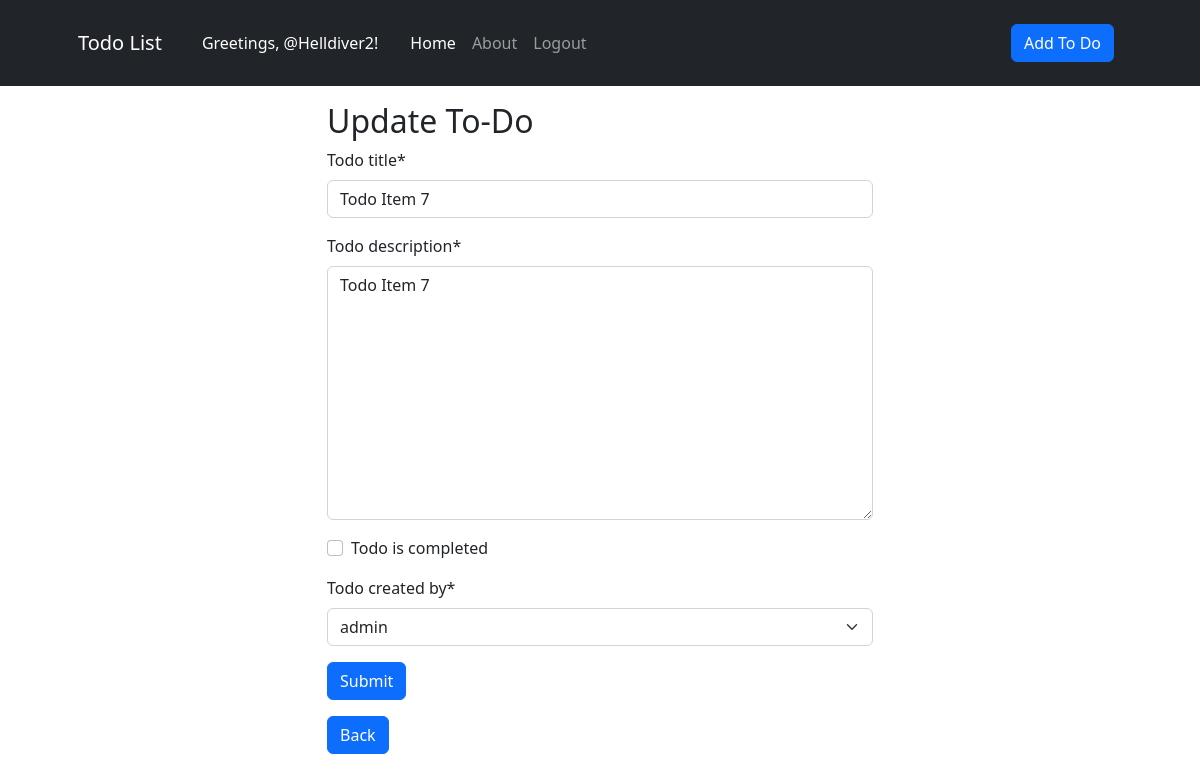
Page /update/8 (signed in) on the committed database.
### core/models.py (models this page shows, shortened)
class toDoList(models.Model):
    todo_title = models.CharField(max_length=100)
    todo_description = models.CharField(max_length=250, blank= True, null= True)
    todo_created_on = models.DateField(default= datetime.datetime.today)
    todo_modified_on = models.DateField(auto_now= True)
    todo_is_completed = models.BooleanField(default= False)
    todo_created_by = models.ForeignKey(User, on_delete=models.CASCADE)

### core/views.py (the view)
# urls.py: path('update/<int:pk>', views.update_todo, name= 'update'),
def update_todo(request, pk):
    if request.user.is_authenticated:
        current_record = get_object_or_404(toDoList, pk = pk)
        form = EditToDo(request.POST or None, instance = current_record)
        if form.is_valid():
            form.save()
            messages.success(request, "You have updated the To-Do item succesfully! 👌")
            return redirect('home')
        else:
            return render(request, 'core/update_todo.html', {'form' : form, 'todos': current_record})
    else:
        messages.success(request, "You must be logged in to do that")
        redirect('login')

### core/forms.py
class EditToDo(forms.ModelForm):
	todo_title = forms.CharField(max_length=100, required= True, widget=forms.TextInput(attrs={
		'class': 'form-control', 'placeholder':'Title'
	}))
	todo_description = forms.CharField(max_length=250, required= True, widget=forms.Textarea(attrs={
		'class': 'form-control', 'placeholder':'Description'
	}))
	todo_is_completed = forms.BooleanField(required= False, widget=forms.CheckboxInput())
	class Meta:
			model = toDoList
			fields = ("todo_title", "todo_description", "todo_is_completed", "todo_created_by") #"todo_created_on", "todo_modified_on"
	def __init__(self, *args, **kwargs):
		super(EditToDo, self).__init__(*args, **kwargs)
		self.helper = FormHelper()
		self.helper.form_id = 'submit_button'
		self.helper.form_class = 'blueForms'
		self.helper.form_method = 'post'
		self.helper.form_action = 'add_todo'
		self.helper.add_input(Submit('submit', 'Submit'))

### core/templates/core/update_todo.html
{% extends 'core/base.html' %} {% block content %} {% load crispy_forms_tags %}
<div class="container">
    <div class="row">
        <div class="col-md-6 offset-md-3">
            <h2 class="mt-3">Update To-Do</h2>
            <form method="POST" action="{% url 'update' todos.pk %}">
                {% csrf_token %} {% crispy form %}
                <a href="{% url 'home' %}" class="btn btn-primary">Back</a>
            </form>
        </div>
    </div>
</div>
{% endblock content %}

### core/templates/core/navbar.html (shortened to what this page needs)
<nav class="navbar navbar-expand-lg navbar-dark bg-dark">
    <div class="container px-4 px-lg-5">
        <a class="navbar-brand" href="{% url 'home' %}">Todo List</a>
        {% if user.is_authenticated %}
        <p class="me-auto mb-2 mb-lg-0 ms-lg-4 bg-dark text-white">
            Greetings, @{{user.username}}!
        </p>
        {% endif %}
        <div class="collapse navbar-collapse" id="navbarSupportedContent">
            <ul class="navbar-nav me-auto mb-2 mb-lg-0 ms-lg-4">
                <li class="nav-item">
                    <a
                        class="nav-link active"
                        aria-current="page"
                        href="{% url 'home' %}"
                        >Home</a
                    >
                </li>
                <li class="nav-item">
                    <a class="nav-link" href="{% url 'about' %}">About</a>
                </li>
                {% if user.is_authenticated %}
                <li class="nav-item">
                    <a class="nav-link" href="{% url 'logout' %}">Logout</a>
                </li>
                {% endif %}
            </ul>
            {% if user.is_authenticated %}
            <div class="d-flex mb-3 mt-3">
                <a class="btn btn-primary mx-2" href="{% url 'add' %}">Add To Do</a>
            </div>
            {% endif %}
        </div>
    </div>
</nav>

### rows in the picture
toDoList: todo_title "Todo Item 7", todo_description "Todo Item 7", todo_created_by "admin"

### other values in the picture
{{ user.username }} "Helldiver2"
